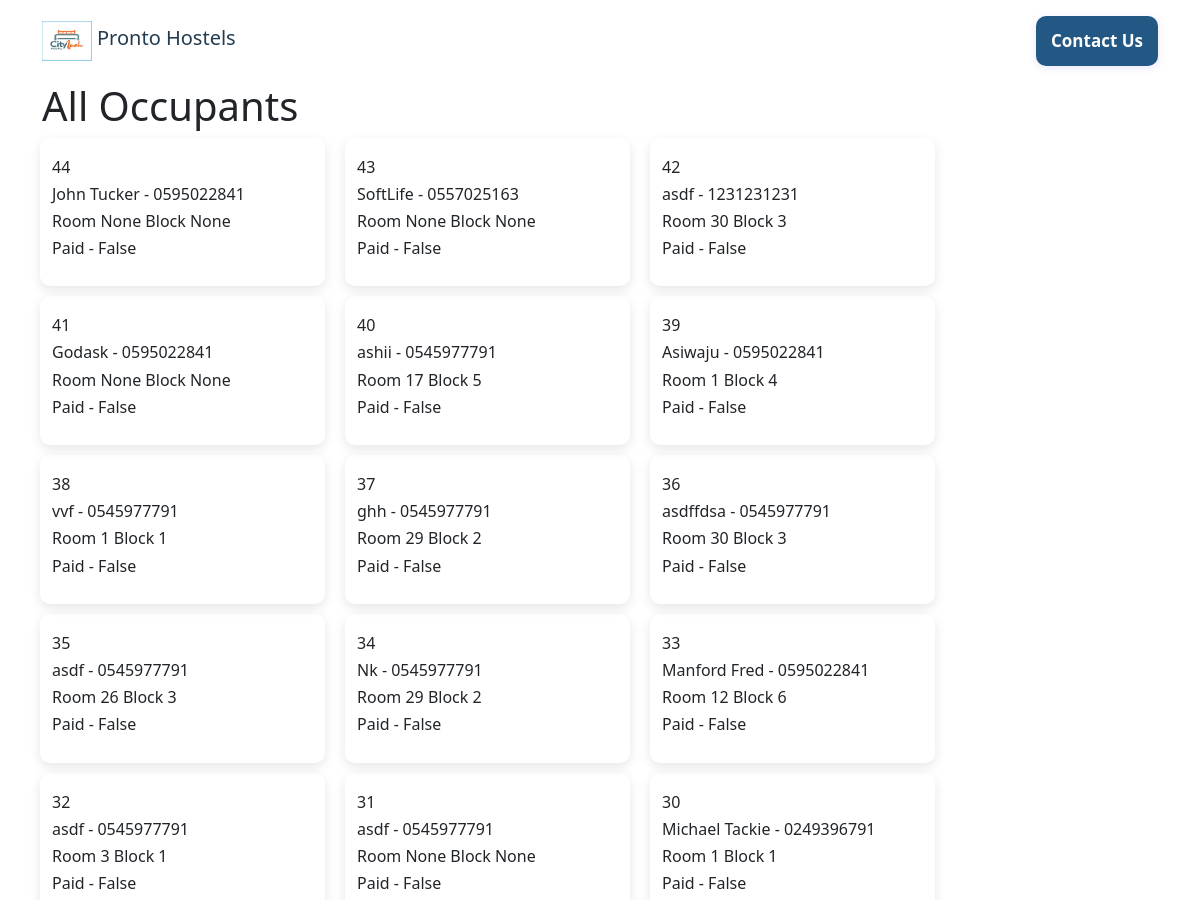
The app's page /occupants (upper part), older data.
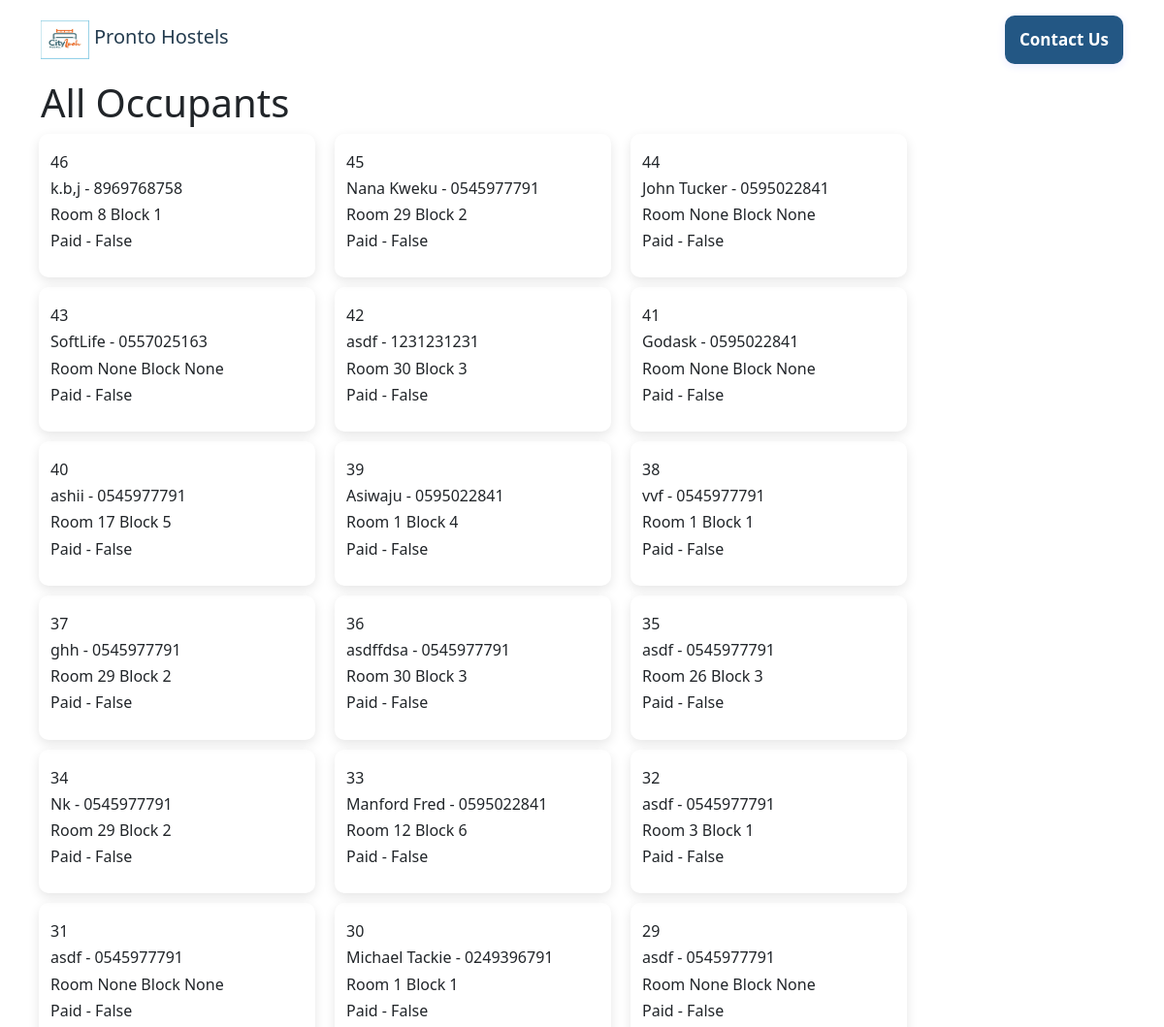
The same page, newer data.
### app.py (models this page shows)
class Occupant(db.Model):
    id = db.Column(db.Integer, primary_key=True)
    name = db.Column(db.String(), nullable=True)
    studentId = db.Column(db.String(), nullable=True)
    phone = db.Column(db.String(), nullable=True)
    course = db.Column(db.String(), nullable=True)
    level = db.Column(db.String(), nullable=True)
    room = db.Column(db.String(), nullable=True)
    block = db.Column(db.String(), nullable=True)
    roomnumber = db.Column(db.String(), nullable=True)
    roomid = db.Column(db.String(), nullable=True)
    roomCost = db.Column(db.Float(), nullable=True, default=0)
    amountPaid = db.Column(db.Float(), nullable=True, default=0)
    due = db.Column(db.Float(), nullable=True)
    paid = db.Column(db.Boolean(), default=False)

### app.py (the view)
@app.route('/occupants', methods=['GET', 'POST'])
def occupants():
    alloccupants = Occupant.query.order_by(Occupant.id.desc()).all()
    return render_template("occupants.html", alloccupants = alloccupants)

### templates/occupants.html
{% extends "layout.html" %}
{% block body %}
<div class="container">
    <h1>All Occupants</h1>
    <div>
        <div class="row">
            {% for o in alloccupants %}
            <div class="col-md-3 col-6 answerCard" >
                    <div>
                            <h6>{{o.id}} </h6>
                            <h6>{{o.name}} - {{o.phone}} </h6>
                            <h6>Room {{o.room}} Block {{o.block}} </h6>
                            <h6>Paid - {{o.paid}} </h6>
                    </div>
                </div>
            {% endfor %}
        </div>
    </div>
</div>
{% endblock %}

Row changes from the older to the newer data that the page shows:
added Occupant: id "46", name "k.b,j", phone "8969768758", room "8", block "1", paid "False"
added Occupant: id "45", name "Nana Kweku", phone "0545977791", room "29", block "2", paid "False"
now on this page (row unchanged): Occupant: id "29", name "asdf", phone "0545977791", room "None", block "None", paid "False"
